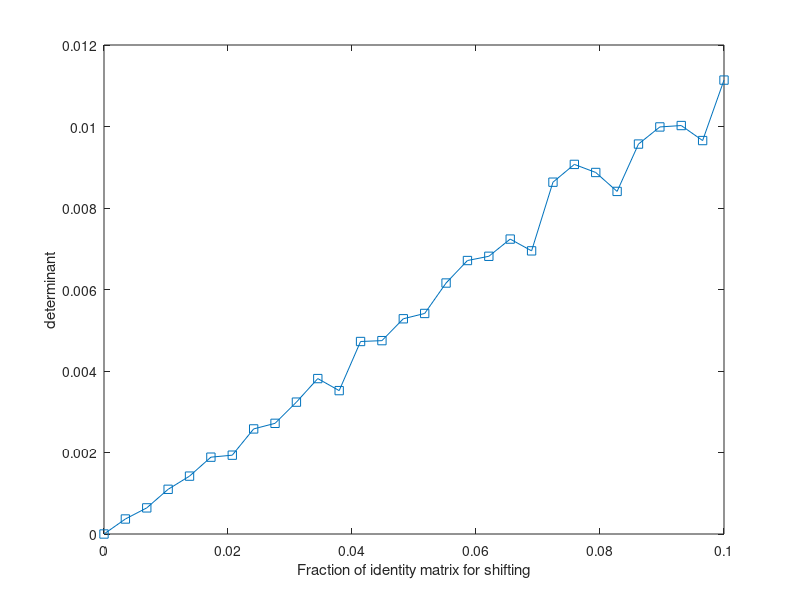

This chart was generated by the following MATLAB code:
lambdaIter = 30;
lambda = linspace(0, 0.1, lambdaIter);
N = 20;
% repeat 1000 times with same lambda. Take the avg abs(det).
innerIter = 1000;
avgDeterminants = zeros(30, 1);

for i=1:lambdaIter
    determinants = zeros(innerIter, 1);
    for j=1:innerIter
        % generate a square random matrix (20x20).
        A = rand(N);

        % impose a linear dependence.
        A(:, 1) = A(:, 2);

        % "shift" the matrix (0->.1 times the identity matrix) (lambda).
        A = A + eye(N) * lambda(i);

        % compute the abs(determinant) of the shifted matrix.
        determinants(j) = abs(det(A));
    end

    % take avg.
    avgDeterminants(i) = mean(determinants);
end

% plot of det as a function of lambda.
figure(1), clf
plot(lambda, avgDeterminants, 's-');
xlabel('Fraction of identity matrix for shifting');
ylabel('determinant');
